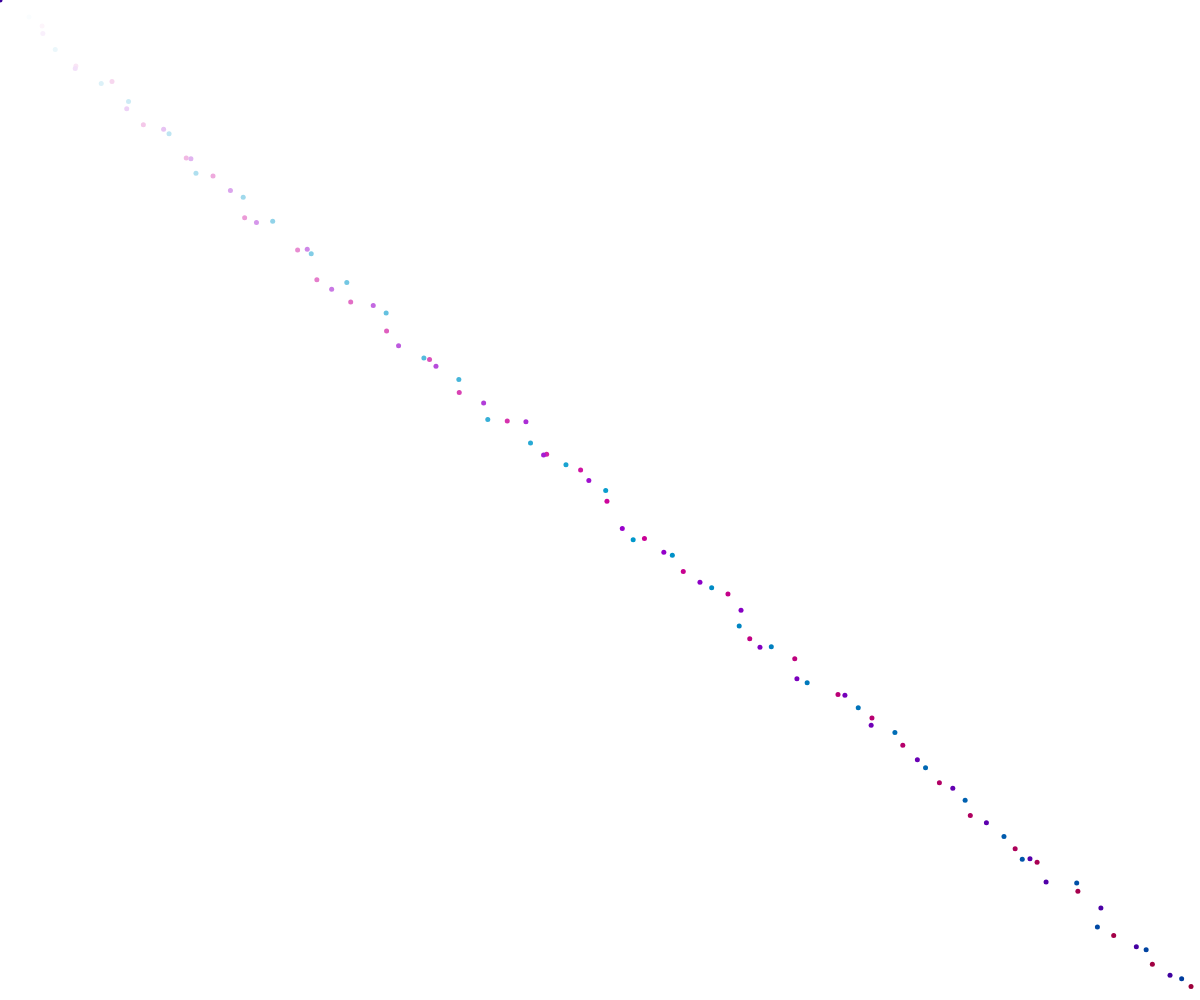
Frame 1 (no input)
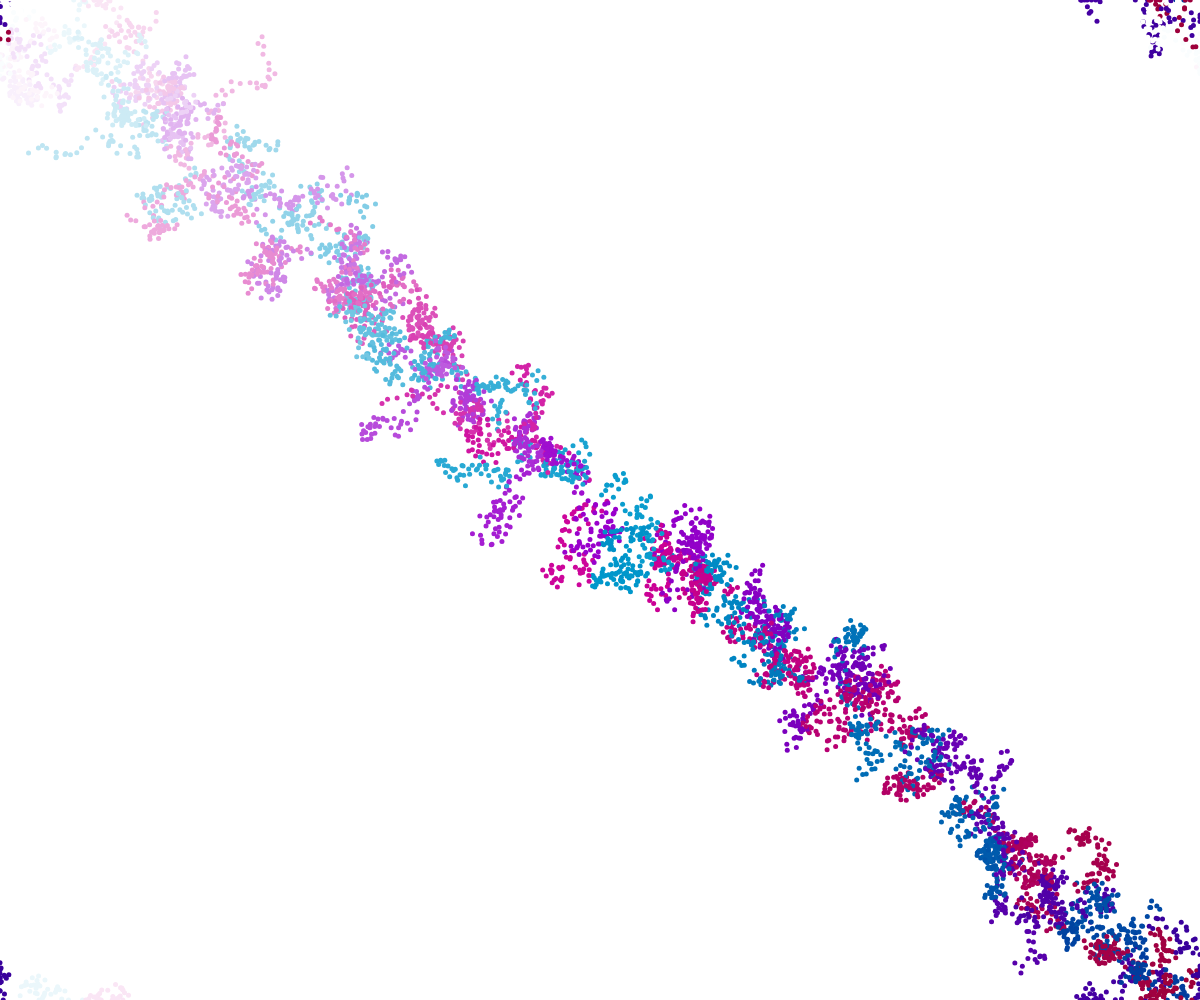
Frame 60 (no input)
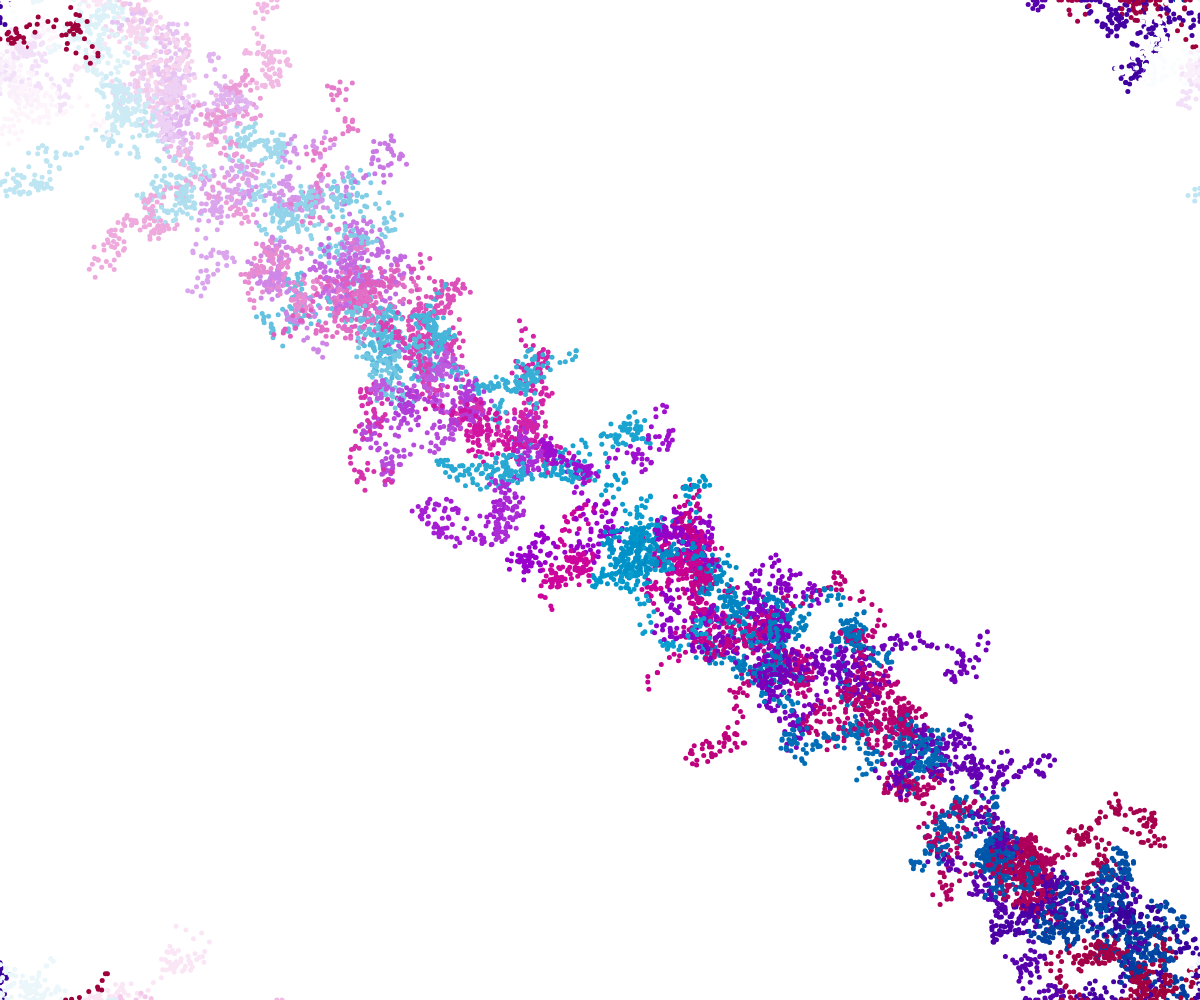
Frame 120 (the mouse pressed at the canvas centre since frame 60)

The p5.js sketch that drew these frames (run headless with seeded random() and noise() and a simulated clock; from frame 60 on, the mouse is pressed at the canvas centre):

// p5.js sketch
// ── sketch.js
var dots = [];

function setup() {
  createCanvas(windowWidth, windowHeight);
  
  for (var i =1; i <= 100; i++) {
    var p = new Particle((windowWidth * (i / 100)) , windowHeight * (i / 100));
    dots.push(p)
  }

  // frameRate(1000);
}


function draw() {

  // background(255);
  strokeWeight(5);
  //for changing dots color
  for (var i = 0, l = dots.length; i < l; i++) {
    if ( i % 3 == 0) {
      stroke(color(255 - i * 2, 255 -i * 5 , 255 - i));
    } else if ( i % 3 == 1) {
      stroke(color(255 - i * 5, 255 - i * 2, 255 - i));
    } else {
      stroke(color(255 - i, 255 - i * 5, 255 - i * 2));
    }
    dots[i].move();
    dots[i].display();
  }
}

//when resize window, resize canvas again
function windowResized() {
  resizeCanvas(windowWidth, windowHeight);
}
// ── particle.js
function Particle(x, y) {
  this.v = createVector(x , y);
  
  this.move = function() {
    this.v.add(random(-10, 10), random(-10, 10));
    
    if (this.v.x < 0) {
      this.v.x = windowWidth;
    }
  
    if (this.v.x > windowWidth) {
      this.v.x = 0;
    }
  
    if (this.v.y < 0) {
      this.v.y = windowHeight;
    }
  
    if (this.v.y > windowHeight) {
      this.v.y = 0;
    }
  };
  
  this.display = function () {
    point(this.v.x, this.v.y);
  };
}
